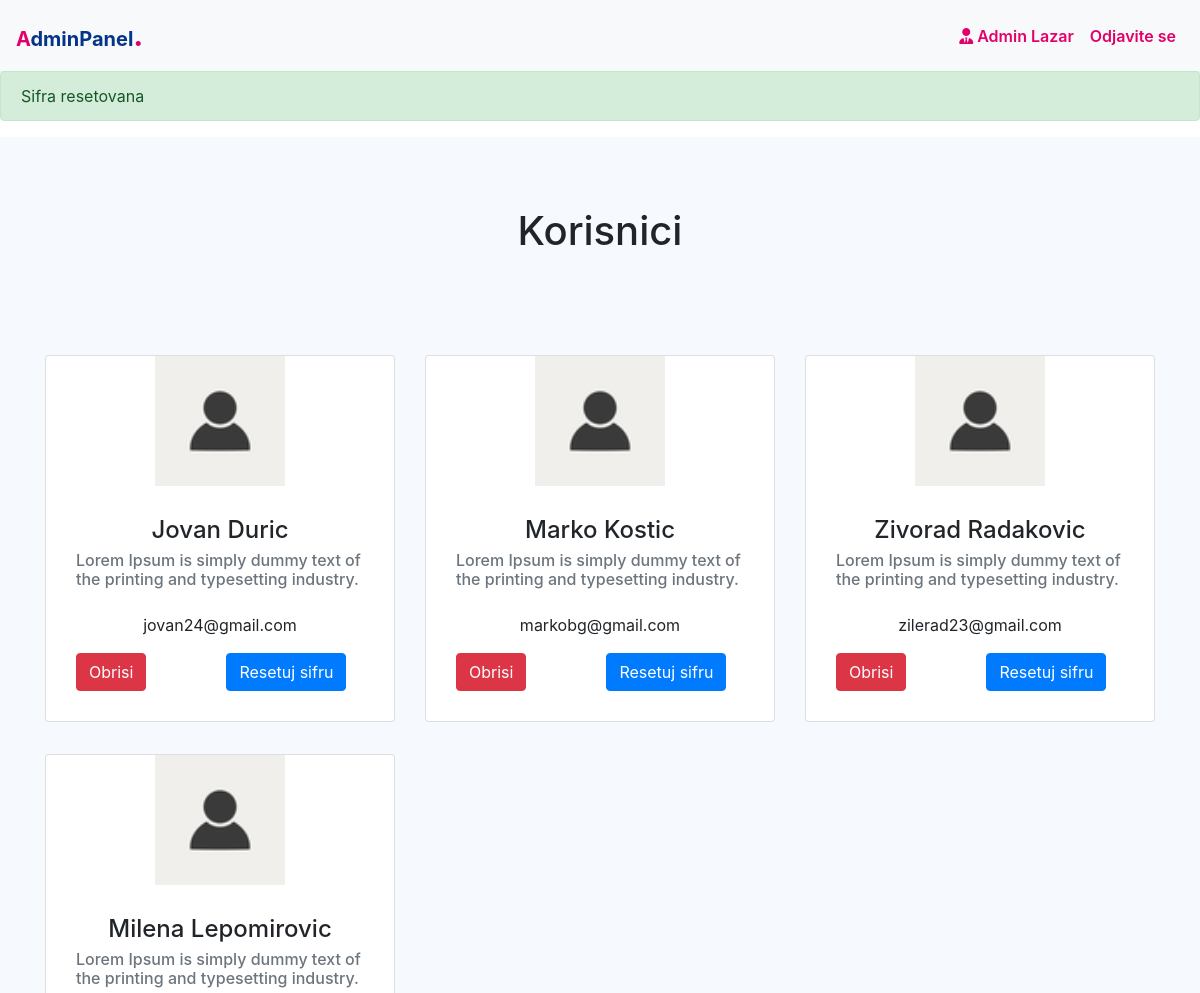
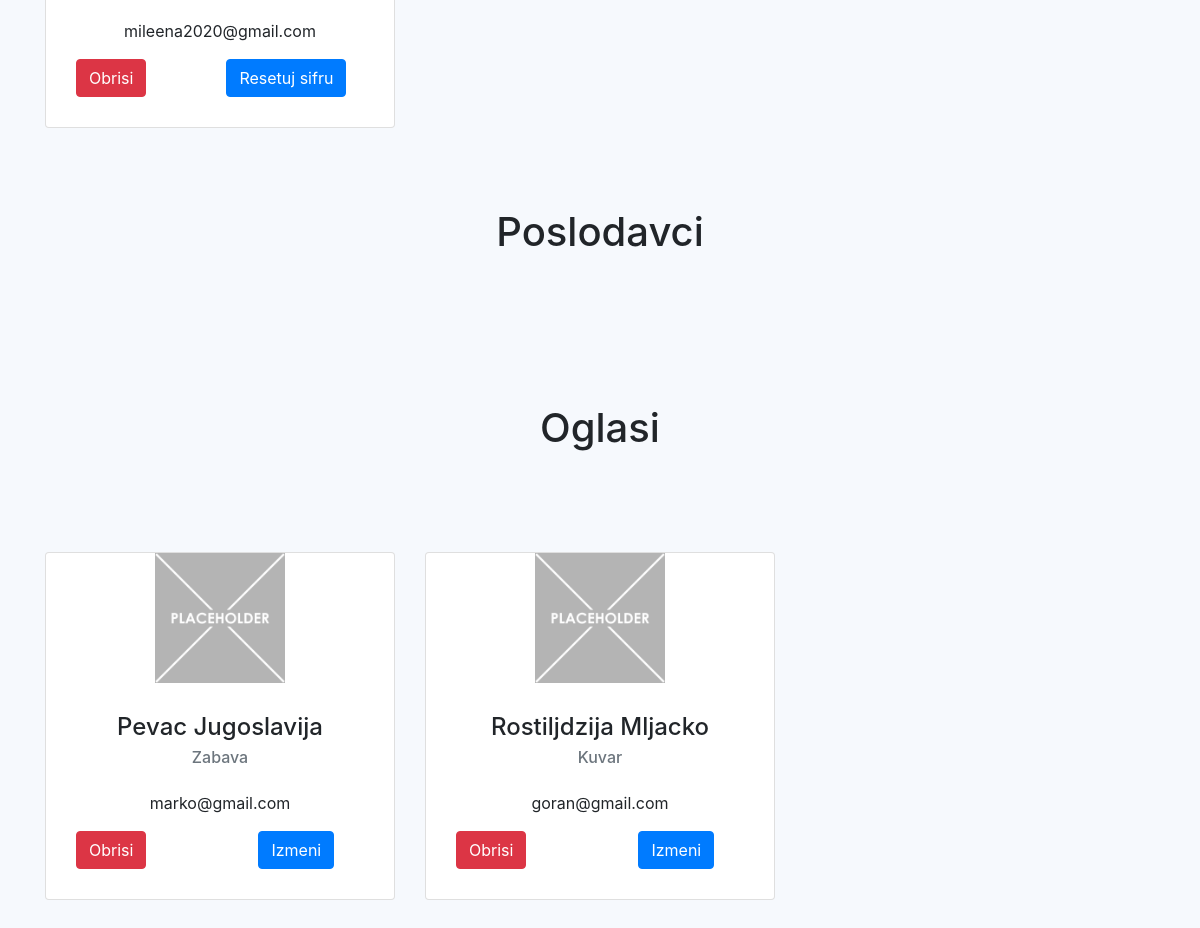
The app's page /adminpanel.php?success=4 (signed in) with its own data (2 pictures, top to bottom).
### tables this page shows
CREATE TABLE IF NOT EXISTS `radnici` (
  `id` int(3) NOT NULL AUTO_INCREMENT,
  `ime_radnika` varchar(40) NOT NULL,
  `prezime_radnika` varchar(40) NOT NULL,
  `email_radnika` varchar(40) NOT NULL,
  `datum_rodjenja` date NOT NULL,
  `mesto_rodjenja` varchar(40) NOT NULL,
  `struka` varchar(80) NOT NULL,
  `cv` mediumblob NOT NULL,
  PRIMARY KEY (`id`)
);

CREATE TABLE IF NOT EXISTS `poslovi` (
  `id` int(3) NOT NULL AUTO_INCREMENT,
  `ime_posla` varchar(40) NOT NULL,
  `oblast_rada` varchar(40) NOT NULL,
  `poslodavac` varchar(40) NOT NULL,
  `email_poslodavca` varchar(40) NOT NULL,
  `grad` varchar(40) NOT NULL,
  `vreme_objave` date NOT NULL,
  `opis` varchar(500) NOT NULL,
  PRIMARY KEY (`id`)
);

### php/database.php (called while the page is built, shortened)
<?php
$host = "localhost";
$user = "root";
$password = "";
$dbname = "projekat";
$mysqli = new mysqli($host, $user, $password, $dbname, "3306");
function getAllData($table)
{
    global $mysqli;
    $query = "SELECT * FROM " . $table;
    $result = $mysqli->query($query);
    if ($result) {
        return $result;
    } else {
        die('Error : (' . $mysqli->errno . ') ' . $mysqli->error);
    }
}

### adminpanel.php (the view, shortened to what this page needs)
<!DOCTYPE html>
<html>
<head>
    <link rel="stylesheet" href="./css/style.css">
    <link rel="stylesheet" href="https://stackpath.bootstrapcdn.com/bootstrap/4.5.2/css/bootstrap.min.css">
    <link rel="stylesheet" href="https://cdnjs.cloudflare.com/ajax/libs/font-awesome/5.15.1/css/all.min.css">
    <link rel="stylesheet" href="https://use.fontawesome.com/releases/v5.15.1/css/all.css">
    <?php
    include_once("./php/database.php");
    ?>
</head>
<body>
    <nav class="navbar navbar-expand-lg navbar-light bg-light">
        <a class="navbar-brand" href="#"><span style="color: #E2016A;">A</span><span style="color: #053488;">dminPanel</span><span style="color: #E2016A; font-size: 30px;">.</span></a>
        <div class="collapse navbar-collapse" id="navbarNav">
            <ul class="navbar-nav ml-auto">
                <li class="nav-item">
                    <a class="nav-link" href="" id="za-poslodavce" style="color: #E2016A;"><i class="fas fa-user-tie"></i> <?php echo $_SESSION["role"] ?> <?php echo $_SESSION["username"] ?></a>
                </li>
                <li class="nav-item">
                    <a class="nav-link" id="za-poslodavce" href="./php/logout.php" style="color: #E2016A;">Odjavite se</a>
                </li>
            </ul>
        </div>
    </nav>
    <?php
    if (isset($_REQUEST["success"])) {
        switch ($_REQUEST["success"]) {
            case 4:
                echo '<div class="alert alert-success" role="alert">';
                echo "Sifra resetovana";
                echo '</div>';
                break;
        }
    } ?>
    <section id="main">
        <div class="container">
            <h1>Korisnici</h1>
            <div class="row hidden-md-up">
                <?php
                require_once './php/database.php';
                $radnik = getAllData("radnici");
                foreach ($radnik as $radnici) {
                    echo "<div class='col-md-4'>";
                    echo "<div class='card' style='margin-bottom: 2rem;'>";
                    echo "<img src='./img/placeholder.png' alt='Placeholder' height='130' width='130' style='display: block; margin: 0 auto;'>";
                    echo "<div class='card-block'>";
                    echo "<h4 class='card-title' style='display:flex; justify-content:center;'>" . $radnici['ime_radnika'] . " " . $radnici['prezime_radnika'] . "</h4>";
                    echo "<h6 class='card-subtitle text-muted' style='display:flex; justify-content:center;'>" . $radnici['struka'] . "</h6><br>";
                    echo "<p class='card-text p-y-1' style='display:flex; justify-content:center;'>" . $radnici['email_radnika'] . "</p>";
                    echo "<a href='./php/admindeletek.php?id=" . $radnici['id'] . "' class='btn btn-danger' style='margin-right: 5rem;'>Obrisi</a><a href='./php/adminchangepass.php?email=" . $radnici['email_radnika'] . "' class='btn btn-primary'>Resetuj sifru</a></div></div></div>";
                }
                ?>
            </div>
        </div>
        <br><br>
        <div class="container">
            <h1>Poslodavci</h1>
                <?php
                require_once './php/database.php';
                ?>
        </div>
        <br><br>
        <div class="container">
            <h1>Oglasi</h1>
            <div class="row hidden-md-up">
                <?php
                require_once './php/database.php';
                $poslovi = getAllData("poslovi");
                foreach ($poslovi as $posao) {
                    echo "<div class='col-md-4'>";
                    echo "<div class='card' style='margin-bottom: 2rem;'>";
                    echo "<img src='./img/placeholder-firm.png' alt='Placeholder' height='130' width='130' style='display: block; margin: 0 auto;'>";
                    echo "<div class='card-block'>";
                    echo "<h4 class='card-title' style='display:flex; justify-content:center;'>" . $posao['ime_posla'] . " " . $posao['poslodavac'] . "</h4>";
                    echo "<h6 class='card-subtitle text-muted' style='display:flex; justify-content:center;'>" . $posao['oblast_rada'] . "</h6><br>";
                    echo "<p class='card-text p-y-1' style='display:flex; justify-content:center;'>" . $posao['email_poslodavca'] . "</p>";
                    echo "<a href='./php/admindeleteoglas.php?id=" . $posao['id'] . "' class='btn btn-danger' style='margin-right: 7rem;'>Obrisi</a><a href='./modifyoglas.php?id=" . $posao['id'] . "' class='btn btn-primary'>Izmeni</a></div></div></div>";
                }
                ?>
            </div>
        </div>
    </section>
</body>
</html>

### css/style.css (style rules this page uses)
body { font-family: Arial, sans-serif; }
.navbar { box-shadow: 0 3px 5px rgba(0, 0, 0, 0.1); }
.navbar-brand { font-weight: 700; }
.nav-item a { background-color: #f8f9fa; color: #333; padding: 10px 10px 10px 10px; font-size: 16px; font-weight: 600; border: none; cursor: pointer; transition: .3s; }
.nav-item #za-poslodavce { color: #000; }
#main { padding: 70px 0px; background-color: #F6F9FD; }
#main h1 { text-align: center; margin-bottom: 100px; }
#main .card .card-block { padding: 30px; }

### records on screen
radnici: ime_radnika "Jovan", prezime_radnika "Duric", struka "Lorem Ipsum is simply dummy text of the printing and typesetting industry.", email_radnika "jovan24@gmail.com"
radnici: ime_radnika "Marko", prezime_radnika "Kostic", struka "Lorem Ipsum is simply dummy text of the printing and typesetting industry.", email_radnika "markobg@gmail.com"
radnici: ime_radnika "Zivorad", prezime_radnika "Radakovic", struka "Lorem Ipsum is simply dummy text of the printing and typesetting industry.", email_radnika "zilerad23@gmail.com"
radnici: ime_radnika "Milena", prezime_radnika "Lepomirovic", struka "Lorem Ipsum is simply dummy text of the printing and typesetting industry.", email_radnika "mileena2020@gmail.com"
poslovi: ime_posla "Pevac", poslodavac "Jugoslavija", oblast_rada "Zabava", email_poslodavca "marko@gmail.com"
poslovi: ime_posla "Rostiljdzija", poslodavac "Mljacko", oblast_rada "Kuvar", email_poslodavca "goran@gmail.com"

### other values on screen
$_SESSION["role"] "Admin"
$_SESSION["username"] "Lazar"
